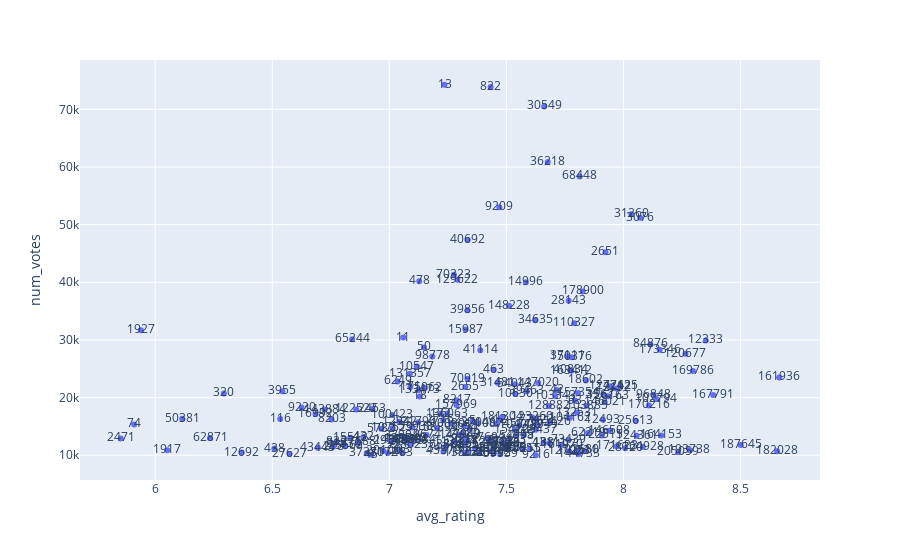

Here is the notebook cell this chart was saved with:
### Code cell
plot6 = bgg[min_votes].plot.scatter(x="avg_rating", y="num_votes", text="game_id")
plot6

### Figure 1 — Plotly figure (JSON) as saved in the notebook; plotly's stock layout.template omitted (floating-point values rounded to 4 significant figures; data arrays with more than 128 entries replaced by an {"elided": "..."} marker saying what was removed)
{"data": [{"hovertemplate": "avg_rating=%{x}<br>num_votes=%{y}<br>game_id=%{text}<extra></extra>", "legendgroup": "", "marker": {"color": "#636efa", "symbol": "circle"}, "mode": "markers+text", "name": "", "orientation": "v", "showlegend": false, "text": {"elided": "191 int values"}, "type": "scatter", "x": {"elided": "191 float values"}, "xaxis": "x", "y": {"elided": "191 int values"}, "yaxis": "y"}], "layout": {"legend": {"tracegroupgap": 0}, "margin": {"t": 60}, "xaxis": {"anchor": "y", "domain": [0, 1], "title": {"text": "avg_rating"}}, "yaxis": {"anchor": "x", "domain": [0, 1], "title": {"text": "num_votes"}}}}
